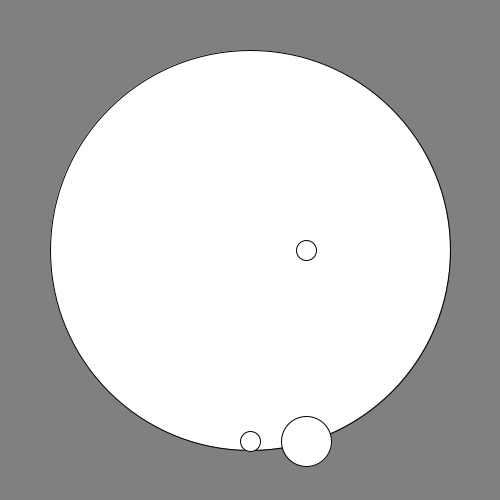
Frame 1 (no input)
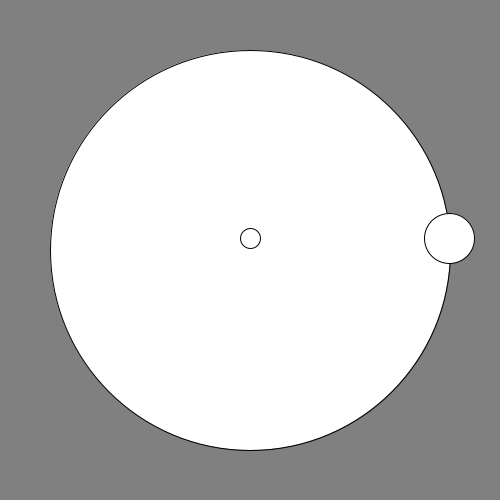
Frame 60 (the mouse pressed at the canvas centre just before this capture)
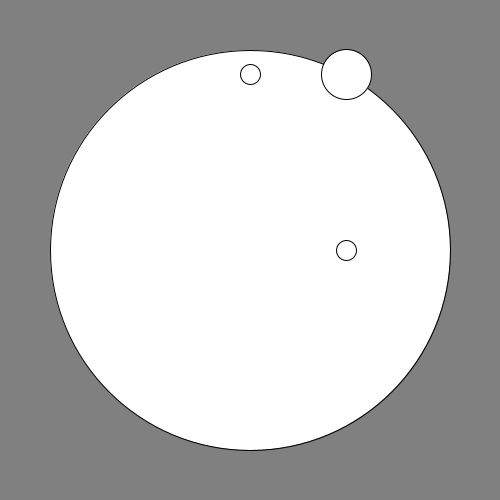
Frame 120 (the mouse held since frame 60 and released just before this capture)

The Processing sketch that drew these frames (run headless with seeded random() and noise(); from frame 60 on, the mouse is pressed at the canvas centre):

// Processing sketch: SignalDemo
// ── SignalDemo.pde
void setup(){
  size(500,500);
  
}

void draw(){
  background(128);
  
  float time = millis()/1000.0;
  
  float x = sin(time) * 200 + width/2;
  float y = cos(time) * 200 + height/2;
  
  ellipse(width/2, height/2, 400,400);
  
  ellipse(x, height/2, 20, 20);
  ellipse(width/2, y, 20, 20);
  
  ellipse(x,y, 50,50);

}
